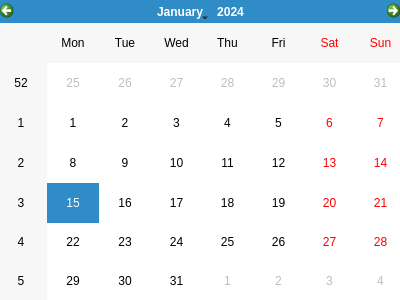
<?xml version="1.0" encoding="UTF-8"?>
<ui version="4.0">
 <class>mainWindow</class>
 <widget class="QDialog" name="mainWindow">
  <property name="geometry">
   <rect>
    <x>0</x>
    <y>0</y>
    <width>400</width>
    <height>300</height>
   </rect>
  </property>
  <property name="windowTitle">
   <string>Dialog</string>
  </property>
  <widget class="QCalendarWidget" name="calendarWidget">
   <property name="geometry">
    <rect>
     <x>-5</x>
     <y>0</y>
     <width>411</width>
     <height>301</height>
    </rect>
   </property>
  </widget>
 </widget>
 <resources/>
 <connections/>
</ui>
